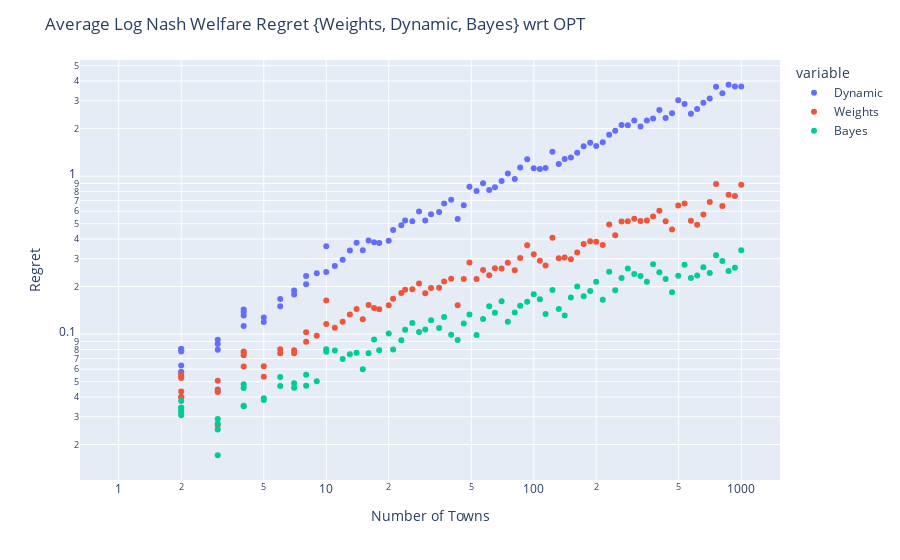

Source (notebook cell):
### Markdown cell above
### Log Nash Welfare Regret {Weights, Dynamic, Bayes} wrt OPT [Average]

### Code cell
data_dict_1 = {'NumTowns':[],'Dynamic':[],'Weights':[], 'Bayes':[]}

for n in np.logspace(0,3,100):
    n = int(n)
    data_dict_1['NumTowns'].append(n)
    avg1 = 0
    avg2 = 0
    avg3 = 0
    town_expected_demands = np.zeros(n) + expected_demand    
    budget = n*expected_demand
    b_grid = np.arange(0, budget+grid_size, grid_size)
    for i in range(num_iterations):
        town_demands = np.random.randint(1, 3, n)
        opt = objective_nash_log(town_demands, waterfilling_waste(town_demands,budget))
        for j in range(3):
            if j==0:
                avg1+= opt - objective_nash_log(town_demands, waterfilling_weights_waste(weights, sorted_distribution, town_demands, budget))
            if j==1:
                avg2+= opt - objective_nash_log(town_demands, waterfilling_dynamic_waste(town_expected_demands,town_demands,budget))
            if j==2:
                avg3+= opt - objective_nash_log(town_demands, waterfilling_bayesian(town_demands, opt_policy[(max_n-n):(max_n+1),:], budget, b_grid, grid_size))
    data_dict_1['Weights'].append(avg1/num_iterations)
    data_dict_1['Dynamic'].append(avg2/num_iterations)
    data_dict_1['Bayes'].append(avg3/num_iterations)
df_uniform = pd.DataFrame(data_dict_1).melt(id_vars="NumTowns")
fig = px.scatter(df_uniform, x="NumTowns", y="value", color='variable')
fig.update_layout(xaxis_type="log", yaxis_type="log")
fig.update_layout(
    title="Average Log Nash Welfare Regret {Weights, Dynamic, Bayes} wrt OPT",
    xaxis_title="Number of Towns",
    yaxis_title="Regret")
fig.show()

### Figure 1 — Plotly figure (JSON) as saved in the notebook; plotly's stock layout.template omitted (floating-point values rounded to 4 significant figures)
{"data": [{"hovertemplate": "variable=Dynamic<br>NumTowns=%{x}<br>value=%{y}<extra></extra>", "legendgroup": "Dynamic", "marker": {"color": "#636efa", "symbol": "circle"}, "mode": "markers", "name": "Dynamic", "showlegend": true, "type": "scatter", "x": [1, 1, 1, 1, 1, 1, 1, 1, 1, 1, 2, 2, 2, 2, 2, 2, 3, 3, 3, 3, 4, 4, 4, 4, 5, 5, 6, 6, 7, 7, 8, 8, 9, 10, 10, 11, 12, 13, 14, 15, 16, 17, 18, 20, 21, 23, 24, 26, 28, 30, 32, 35, 37, 40, 43, 46, 49, 53, 57, 61, 65, 70, 75, 81, 86, 93, 100, 107, 114, 123, 132, 141, 151, 162, 174, 187, 200, 215, 231, 247, 265, 284, 305, 327, 351, 376, 403, 432, 464, 497, 533, 572, 613, 657, 705, 756, 811, 869, 932, 1000], "xaxis": "x", "y": [0, 0, 0, 0, 0, 0, 0, 0, 0, 0, 0.05754, 0.06329, 0.08055, 0.05754, 0.08055, 0.07767, 0.07976, 0.08654, 0.04462, 0.09228, 0.1434, 0.138, 0.1127, 0.1314, 0.1276, 0.1195, 0.1666, 0.15, 0.1785, 0.1892, 0.2333, 0.2065, 0.243, 0.2477, 0.36, 0.2696, 0.2962, 0.3382, 0.3786, 0.3395, 0.3911, 0.381, 0.3775, 0.3907, 0.4567, 0.4886, 0.5243, 0.5183, 0.5964, 0.5249, 0.5739, 0.5928, 0.6723, 0.7077, 0.5359, 0.6552, 0.8555, 0.8058, 0.9003, 0.8175, 0.8506, 0.9318, 1.04, 0.9585, 1.133, 1.281, 1.121, 1.112, 1.127, 1.426, 1.192, 1.286, 1.313, 1.405, 1.547, 1.628, 1.553, 1.639, 1.83, 1.937, 2.104, 2.099, 2.253, 2.065, 2.255, 2.32, 2.622, 2.337, 2.502, 3.029, 2.858, 2.481, 2.666, 2.915, 3.097, 3.682, 3.348, 3.79, 3.693, 3.695], "yaxis": "y"}, {"hovertemplate": "variable=Weights<br>NumTowns=%{x}<br>value=%{y}<extra></extra>", "legendgroup": "Weights", "marker": {"color": "#EF553B", "symbol": "circle"}, "mode": "markers", "name": "Weights", "showlegend": true, "type": "scatter", "x": [1, 1, 1, 1, 1, 1, 1, 1, 1, 1, 2, 2, 2, 2, 2, 2, 3, 3, 3, 3, 4, 4, 4, 4, 5, 5, 6, 6, 7, 7, 8, 8, 9, 10, 10, 11, 12, 13, 14, 15, 16, 17, 18, 20, 21, 23, 24, 26, 28, 30, 32, 35, 37, 40, 43, 46, 49, 53, 57, 61, 65, 70, 75, 81, 86, 93, 100, 107, 114, 123, 132, 141, 151, 162, 174, 187, 200, 215, 231, 247, 265, 284, 305, 327, 351, 376, 403, 432, 464, 497, 533, 572, 613, 657, 705, 756, 811, 869, 932, 1000], "xaxis": "x", "y": [0, 0, 0, 0, 0, 0, 0, 0, 0, 0, 0.03994, 0.04334, 0.05503, 0.04007, 0.0544, 0.05283, 0.04381, 0.04297, 0.02653, 0.0507, 0.07643, 0.07755, 0.06238, 0.07355, 0.06261, 0.0538, 0.08034, 0.07568, 0.07568, 0.07902, 0.1026, 0.0894, 0.09777, 0.1158, 0.1632, 0.1096, 0.1199, 0.133, 0.1442, 0.1243, 0.1532, 0.1461, 0.1436, 0.1525, 0.1676, 0.1818, 0.191, 0.1926, 0.2089, 0.1814, 0.1957, 0.1967, 0.2153, 0.2238, 0.1521, 0.2231, 0.2844, 0.223, 0.2543, 0.2357, 0.2608, 0.2606, 0.2833, 0.2541, 0.3035, 0.3656, 0.3208, 0.2919, 0.2722, 0.4078, 0.3021, 0.3054, 0.2975, 0.3287, 0.3717, 0.3866, 0.3844, 0.3662, 0.4948, 0.4229, 0.5169, 0.5187, 0.5378, 0.5202, 0.5237, 0.5562, 0.6047, 0.5181, 0.4592, 0.6523, 0.6723, 0.5216, 0.4933, 0.5716, 0.6851, 0.8928, 0.6465, 0.7621, 0.748, 0.8818], "yaxis": "y"}, {"hovertemplate": "variable=Bayes<br>NumTowns=%{x}<br>value=%{y}<extra></extra>", "legendgroup": "Bayes", "marker": {"color": "#00cc96", "symbol": "circle"}, "mode": "markers", "name": "Bayes", "showlegend": true, "type": "scatter", "x": [1, 1, 1, 1, 1, 1, 1, 1, 1, 1, 2, 2, 2, 2, 2, 2, 3, 3, 3, 3, 4, 4, 4, 4, 5, 5, 6, 6, 7, 7, 8, 8, 9, 10, 10, 11, 12, 13, 14, 15, 16, 17, 18, 20, 21, 23, 24, 26, 28, 30, 32, 35, 37, 40, 43, 46, 49, 53, 57, 61, 65, 70, 75, 81, 86, 93, 100, 107, 114, 123, 132, 141, 151, 162, 174, 187, 200, 215, 231, 247, 265, 284, 305, 327, 351, 376, 403, 432, 464, 497, 533, 572, 613, 657, 705, 756, 811, 869, 932, 1000], "xaxis": "x", "y": [0, 0, 0, 0, 0, 0, 0, 0, 0, 0, 0.03298, 0.03062, 0.03769, 0.03416, 0.0318, 0.03416, 0.02904, 0.01711, 0.02488, 0.02718, 0.03515, 0.0482, 0.03492, 0.04564, 0.03834, 0.03924, 0.04702, 0.0535, 0.04878, 0.04572, 0.0553, 0.04706, 0.05033, 0.07745, 0.08031, 0.07868, 0.06968, 0.07449, 0.0763, 0.05984, 0.07572, 0.09254, 0.07902, 0.1008, 0.08003, 0.09156, 0.1065, 0.1177, 0.1032, 0.1071, 0.1226, 0.1094, 0.1285, 0.09918, 0.09168, 0.1167, 0.1333, 0.09891, 0.1248, 0.1501, 0.1368, 0.1614, 0.1199, 0.1371, 0.1514, 0.1604, 0.1788, 0.1663, 0.134, 0.1901, 0.1441, 0.1312, 0.1704, 0.1999, 0.1739, 0.1878, 0.2148, 0.1651, 0.2485, 0.1895, 0.2268, 0.2607, 0.2401, 0.2336, 0.2146, 0.2774, 0.2462, 0.2236, 0.1844, 0.2342, 0.275, 0.2263, 0.2346, 0.2648, 0.2433, 0.3161, 0.29, 0.2513, 0.2633, 0.3401], "yaxis": "y"}], "layout": {"legend": {"title": {"text": "variable"}, "tracegroupgap": 0}, "margin": {"t": 60}, "title": {"text": "Average Log Nash Welfare Regret {Weights, Dynamic, Bayes} wrt OPT"}, "xaxis": {"anchor": "y", "domain": [0, 1], "title": {"text": "Number of Towns"}, "type": "log"}, "yaxis": {"anchor": "x", "domain": [0, 1], "title": {"text": "Regret"}, "type": "log"}}}
